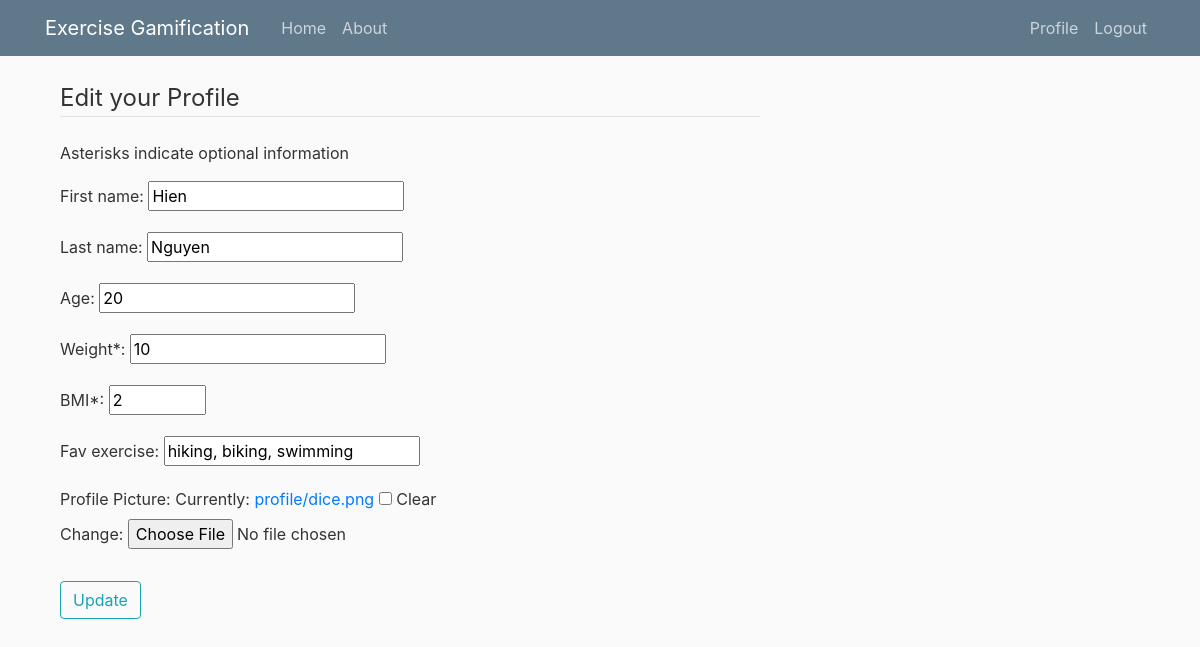
Screenshot of /profile/edit/ (signed in) with the database file from the repository.
### exercisegamification/models.py (models this page shows, shortened)
class Profile(models.Model):
    user = models.OneToOneField(User, on_delete=models.CASCADE)
    first_name = models.TextField(max_length=30, blank=True)
    last_name = models.TextField(max_length=30, blank=True)
    age = models.IntegerField(default=0)
    weight = models.IntegerField(null=True, blank=True)
    bmi = models.IntegerField(null=True, blank=True)
    fav_exercise = models.TextField(max_length=500, blank=True)
    profile_pic = models.ImageField(null=True, blank=True, upload_to='profile/')
    public = models.BooleanField(default=False)
    private = models.BooleanField(default=True)

### exercisegamification/views.py (the view)
# urls.py: path('profile/edit/', views.edit_profile, name='edit_profile'),
def edit_profile(request):
    loggedProfile = Profile.objects.get(user=request.user)
    if request.method == 'POST':
        req_form = EditProfileForm(request.POST, request.FILES)
        if req_form.is_valid():
            loggedProfile.first_name = req_form.cleaned_data.get('first_name')
            loggedProfile.last_name = req_form.cleaned_data.get('last_name')
            loggedProfile.age = req_form.cleaned_data.get('age')
            loggedProfile.weight = req_form.cleaned_data.get('weight')
            loggedProfile.bmi = req_form.cleaned_data.get('bmi')
            loggedProfile.fav_exercise = req_form.cleaned_data.get('fav_exercise')
            loggedProfile.profile_pic = req_form.cleaned_data.get('profile_pic')
            loggedProfile.save()
            return redirect('/profile/')
    else:
        req_form = EditProfileForm(initial = {'first_name':loggedProfile.first_name, 'last_name': loggedProfile.last_name, 'age'
                                          :loggedProfile.age, 'weight': loggedProfile.weight, 'bmi': loggedProfile.bmi,
                                              'fav_exercise': loggedProfile.fav_exercise, 'profile_pic': loggedProfile.profile_pic})
        args = {'req_form': req_form}
        return render(request, 'exercisegamification/edit_profile.html', args)

### exercisegamification/forms.py
class EditProfileForm(ModelForm):
    first_name = forms.CharField(max_length=50, required=True)
    last_name = forms.CharField(max_length=50, required=True)
    age = forms.IntegerField(max_value=None,min_value=0, label="Age")
    weight = forms.IntegerField(max_value=None, min_value=0, required=False, label='Weight*')
    bmi = forms.IntegerField(max_value=100, min_value=0, required=False, label='BMI*')
    fav_exercise = forms.CharField(max_length=500, required=True)
    profile_pic = forms.ImageField(required=False, label='Profile Picture')
    class Meta:
        model = Profile
        fields = (
            'first_name',
            'last_name',
            'age',
            'weight',
            'bmi',
            'fav_exercise',
            'profile_pic'
        )

### exercisegamification/templates/exercisegamification/edit_profile.html (shortened to what this page needs)
{% extends "exercisegamification/base.html" %}
{% block content %}
<div class="container">
    <form method="post" enctype="multipart/form-data">
        <fieldset class="form-group">
            <legend class="border-bottom mb-4">Edit your Profile</legend>
            <p>Asterisks indicate optional information</p>
            {{ req_form.as_p }}
        </fieldset>
        <button type="submit" class = "btn btn-outline-info">Update</button>
    </form>
</div>
{% endblock %}

### exercisegamification/static/exercisegamification/main.css (style rules this page uses)
body { background: #fafafa; color: #333333; margin-top: 5rem; }

### rows the page displays
Profile: first_name "Hien", last_name "Nguyen", age "20", weight "10", bmi "2", fav_exercise "hiking, biking, swimming"
